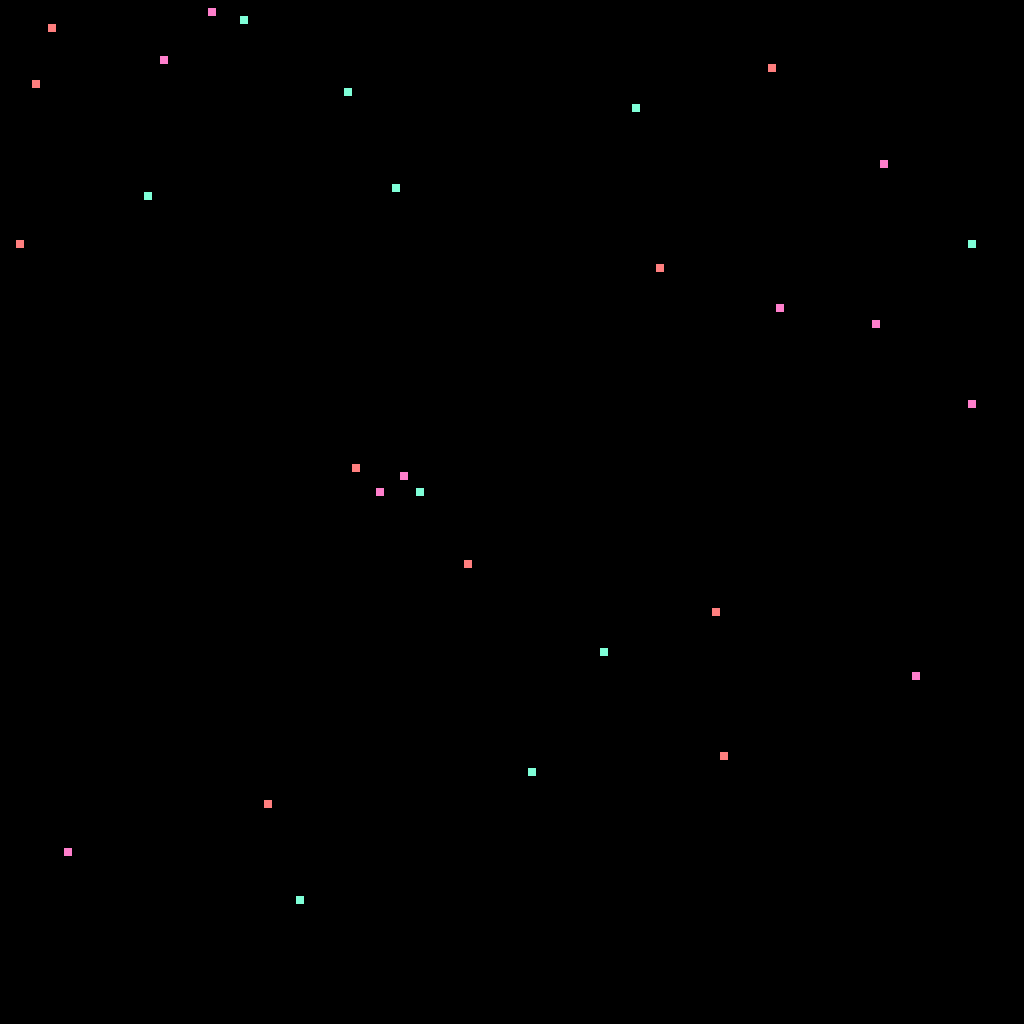
Frame 1 (no input)
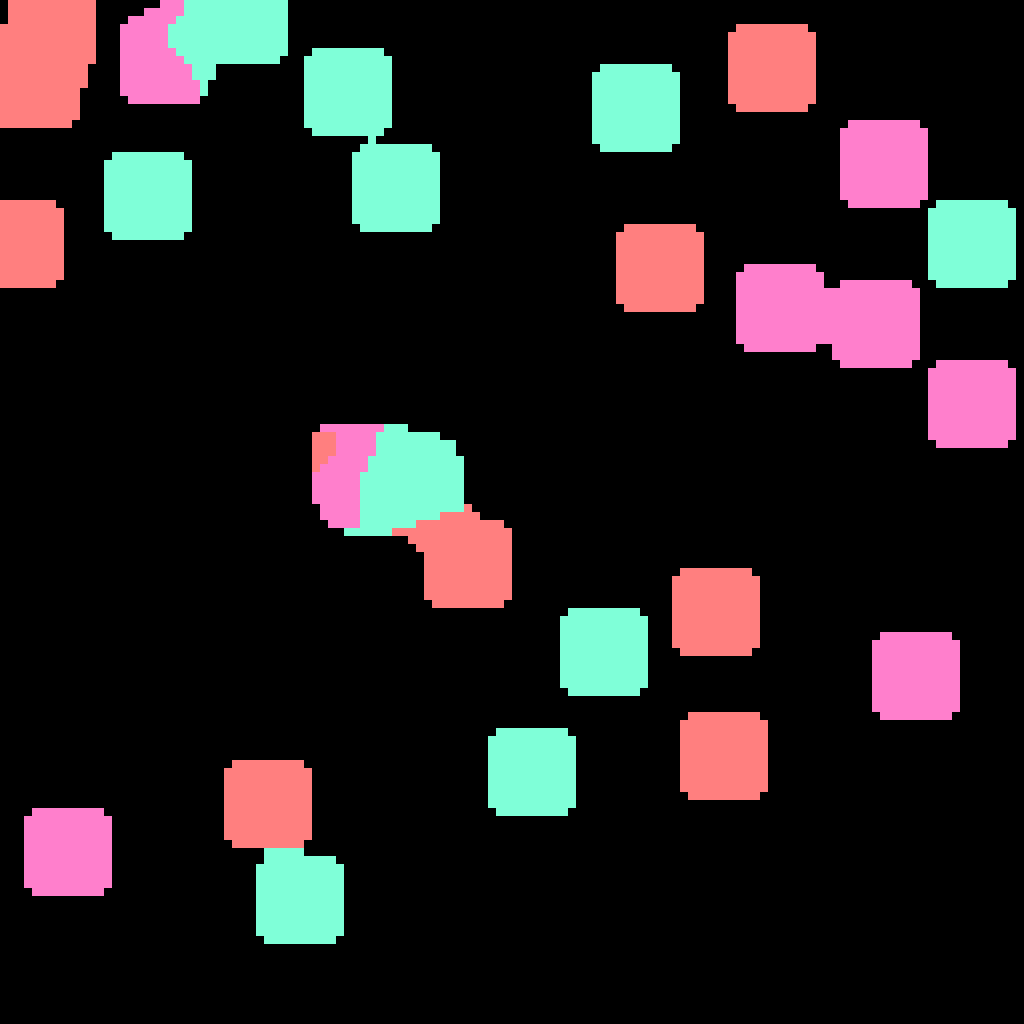
Frame 60 (the mouse pressed at the canvas centre just before this capture)
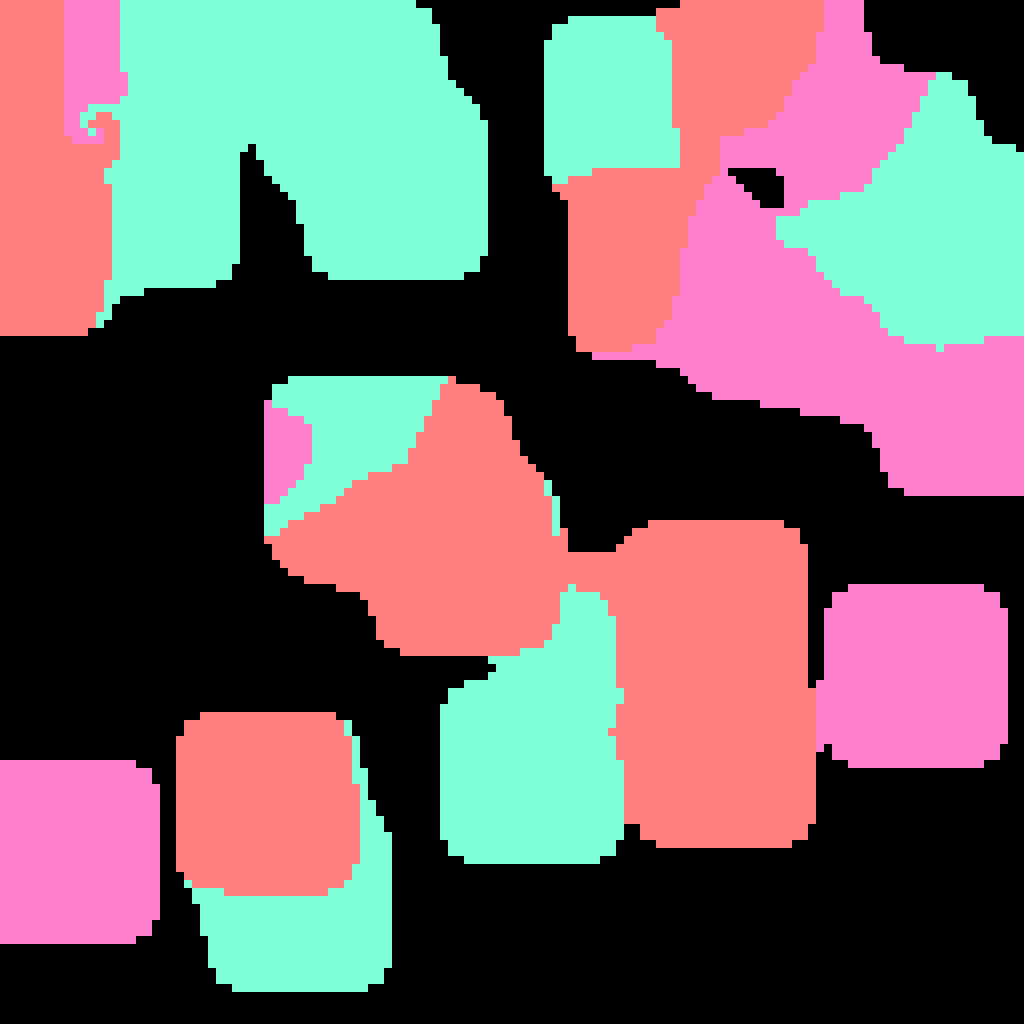
Frame 120 (the mouse held since frame 60 and released just before this capture)

The Processing sketch that drew these frames (run headless with seeded random() and noise(); from frame 60 on, the mouse is pressed at the canvas centre):

// Processing sketch: MultiColorCA2D
// ── MultiColorCA2D.pde
class Cell {
  int type;
  float health;
  int pred=0;
}
color colForType(int t, float f) {
  if(t==0)return color(0);
  return color(red(cols[t-1])*f,green(cols[t-1])*f,blue(cols[t-1])*f);
}
int randType() {
  return int(random(numTypes))+1;
}
color[]cols;
int numTypes=3;
Cell[][]grid;
int cellSize;
int gridSize;
void settings() {
  gridSize=128;
  cellSize=8;
  size(cellSize*gridSize, cellSize*gridSize);
}
void setup() {
  cols=new color[numTypes];
  for(int i=0;i<numTypes;i++){
    colorMode(HSB,100);
    cols[i]=color(map(i,0,numTypes-1,0,90),50,100);
    colorMode(RGB,255);
  }
  grid=new Cell[gridSize][gridSize];
  for (int x=0; x<gridSize; x++) {
    for (int y=0; y<gridSize; y++) {
      grid[x][y]=new Cell();
      grid[x][y].health=10;
      grid[x][y].type=0;
      //if(random(100)<10)
      //grid[x][y].type=randType();
    }
  }
  for (int i=0; i<10; i++) {
    setRandType(1);
    setRandType(2);
    setRandType(3);
  }
}
int mouseType=0;
void keyPressed(){
  if(key=='1')mouseType=1;
  if(key=='2')mouseType=2;
  if(key=='3')mouseType=3;
  if(key=='4')mouseType=4;
  if(key=='5')mouseType=5;
  if(key=='6')mouseType=6;
  if(key=='7')mouseType=0;
}
void mouseDragged(){
  int mx=int(mouseX/cellSize);
  int my=int(mouseY/cellSize);
  grid[mx][my].type=constrain(mouseType,0,numTypes);
  grid[mx][my].health=10;
}
void setRandType(int t) {
  grid[int(random(gridSize))][int(random(gridSize))].type=t;
}
void draw() {
  background(255);
  for (int x=0; x<gridSize; x++) {
    for (int y=0; y<gridSize; y++) {
      int t=grid[x][y].type;
      //fill(colForType(t, grid[x][y].health/10));
      fill(colForType(t, 1));
      noStroke();
      rect(x*cellSize, y*cellSize, cellSize, cellSize);
    }
  }
  for (int i=0; i<10; i++)iterate();
  surface.setTitle("TriColorCA, frameRate="+nf(frameRate, 2, 3));
}
void remakeCell(int x, int y, int t) {
  grid[x][y].type=t;
  grid[x][y].health=10;
}
boolean canAbeatB(int a, int b) {
  if(b==0)return true;
  //if(random(100)<1)println(a);
  //return a==b+1;
  //return a==((b+1)%numTypes);
  //if(a==0)return b==1;
  //if
  //if(a==1)return b==2;
  //if(a==2)return b==3;
  //if(a==3)return b==1;
  //return a>b;
  //if(a==1)return b==2;
  //if(a==2)return b==3;
  //if(a==3)return b==1;
  //println(a+" "+(a==numTypes?1:b));
  if(a==numTypes)return b==1;
  return a+1==b;
  //return false;
}
void iterate() {

  float dh=1.0/10;

  for (int x=0; x<gridSize; x++) {
    for (int y=0; y<gridSize; y++) {

      Cell cell=grid[x][y];
      int type=cell.type;
      if (type==0)continue;
      float health=cell.health;

      if (x>0) {
        if (canAbeatB(type, grid[x-1][y].type)) {
          grid[x-1][y].health-=dh;
          grid[x-1][y].pred=type;
        }
      }
      if (y>0) {
        if (canAbeatB(type, grid[x][y-1].type)) {
          grid[x][y-1].health-=dh;
          grid[x][y-1].pred=type;
        }
      }
      if (x<gridSize-1) {
        if (canAbeatB(type, grid[x+1][y].type)) {
          grid[x+1][y].health-=dh;
          grid[x+1][y].pred=type;
        }
      }
      if (y<gridSize-1) {
        if (canAbeatB(type, grid[x][y+1].type)) {
          grid[x][y+1].health-=dh;
          grid[x][y+1].pred=type;
        }
      }
    }
  }
  for (int x=0; x<gridSize; x++) {
    for (int y=0; y<gridSize; y++) {
      if (grid[x][y].health<0) {
        grid[x][y].type=grid[x][y].pred;
        grid[x][y].health=10;
      }
    }
  }
}
